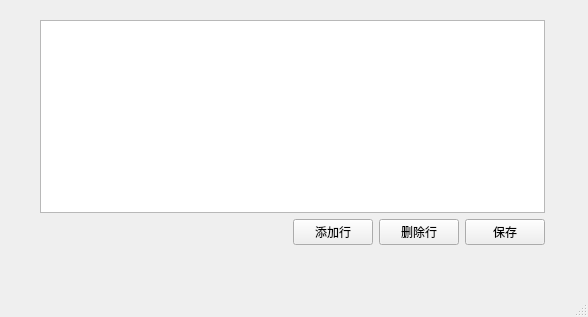
<?xml version="1.0" encoding="UTF-8"?>
<ui version="4.0">
 <class>PayChangeFare</class>
 <widget class="QMainWindow" name="PayChangeFare">
  <property name="geometry">
   <rect>
    <x>0</x>
    <y>0</y>
    <width>588</width>
    <height>317</height>
   </rect>
  </property>
  <property name="minimumSize">
   <size>
    <width>588</width>
    <height>317</height>
   </size>
  </property>
  <property name="maximumSize">
   <size>
    <width>588</width>
    <height>317</height>
   </size>
  </property>
  <property name="windowTitle">
   <string>资费标准表</string>
  </property>
  <widget class="QWidget" name="centralwidget">
   <widget class="QWidget" name="layoutWidget">
    <property name="geometry">
     <rect>
      <x>40</x>
      <y>20</y>
      <width>505</width>
      <height>225</height>
     </rect>
    </property>
    <layout class="QVBoxLayout" name="verticalLayout">
     <item>
      <widget class="QTableView" name="tw_fareTable"/>
     </item>
     <item>
      <layout class="QHBoxLayout" name="horizontalLayout">
       <item>
        <spacer name="horizontalSpacer">
         <property name="orientation">
          <enum>Qt::Horizontal</enum>
         </property>
         <property name="sizeHint" stdset="0">
          <size>
           <width>258</width>
           <height>20</height>
          </size>
         </property>
        </spacer>
       </item>
       <item>
        <widget class="QPushButton" name="btn_addFare">
         <property name="text">
          <string>添加行</string>
         </property>
        </widget>
       </item>
       <item>
        <widget class="QPushButton" name="btn_deleteFare">
         <property name="text">
          <string>删除行</string>
         </property>
        </widget>
       </item>
       <item>
        <widget class="QPushButton" name="btn_saveFare">
         <property name="text">
          <string>保存</string>
         </property>
        </widget>
       </item>
      </layout>
     </item>
    </layout>
   </widget>
  </widget>
  <widget class="QMenuBar" name="menubar">
   <property name="geometry">
    <rect>
     <x>0</x>
     <y>0</y>
     <width>588</width>
     <height>23</height>
    </rect>
   </property>
  </widget>
  <widget class="QStatusBar" name="statusbar"/>
 </widget>
 <resources/>
 <connections/>
</ui>
